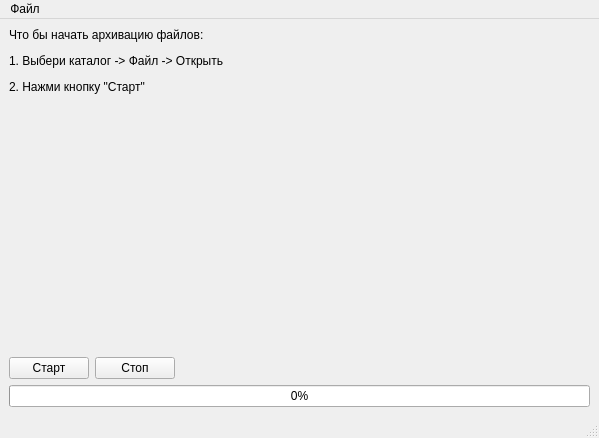
<?xml version="1.0" encoding="UTF-8"?>
<ui version="4.0">
 <class>MainWindow</class>
 <widget class="QMainWindow" name="MainWindow">
  <property name="geometry">
   <rect>
    <x>0</x>
    <y>0</y>
    <width>599</width>
    <height>438</height>
   </rect>
  </property>
  <property name="windowTitle">
   <string>Пакетная архивация файлов</string>
  </property>
  <property name="iconSize">
   <size>
    <width>64</width>
    <height>64</height>
   </size>
  </property>
  <widget class="QWidget" name="centralwidget">
   <layout class="QVBoxLayout" name="verticalLayout_3">
    <item>
     <widget class="QLabel" name="label">
      <property name="text">
       <string>&lt;html&gt;&lt;head/&gt;&lt;body&gt;&lt;p&gt;Что бы начать архивацию файлов:&lt;/p&gt;&lt;p&gt;1. Выбери каталог -&amp;gt; Файл -&amp;gt; Открыть &lt;/p&gt;&lt;p&gt;2. Нажми кнопку &amp;quot;Старт&amp;quot;&lt;/p&gt;&lt;/body&gt;&lt;/html&gt;</string>
      </property>
     </widget>
    </item>
    <item>
     <layout class="QHBoxLayout" name="horizontalLayout_2">
      <item>
       <spacer name="verticalSpacer">
        <property name="orientation">
         <enum>Qt::Vertical</enum>
        </property>
        <property name="sizeHint" stdset="0">
         <size>
          <width>20</width>
          <height>40</height>
         </size>
        </property>
       </spacer>
      </item>
     </layout>
    </item>
    <item>
     <layout class="QHBoxLayout" name="horizontalLayout_3">
      <item>
       <widget class="QPushButton" name="btnStart">
        <property name="text">
         <string>Старт</string>
        </property>
       </widget>
      </item>
      <item>
       <widget class="QPushButton" name="btnStop">
        <property name="text">
         <string>Стоп</string>
        </property>
       </widget>
      </item>
      <item>
       <spacer name="horizontalSpacer">
        <property name="orientation">
         <enum>Qt::Horizontal</enum>
        </property>
        <property name="sizeHint" stdset="0">
         <size>
          <width>40</width>
          <height>20</height>
         </size>
        </property>
       </spacer>
      </item>
     </layout>
    </item>
    <item>
     <widget class="QProgressBar" name="progressBar">
      <property name="value">
       <number>0</number>
      </property>
     </widget>
    </item>
   </layout>
  </widget>
  <widget class="QMenuBar" name="menubar">
   <property name="geometry">
    <rect>
     <x>0</x>
     <y>0</y>
     <width>599</width>
     <height>21</height>
    </rect>
   </property>
   <widget class="QMenu" name="menu">
    <property name="title">
     <string>Файл</string>
    </property>
    <addaction name="actionOpen"/>
    <addaction name="separator"/>
    <addaction name="actionExit"/>
   </widget>
   <addaction name="menu"/>
  </widget>
  <widget class="QStatusBar" name="statusbar"/>
  <action name="actionOpen">
   <property name="text">
    <string>Открыть</string>
   </property>
  </action>
  <action name="actionExit">
   <property name="text">
    <string>Выход</string>
   </property>
  </action>
 </widget>
 <resources/>
 <connections/>
</ui>
